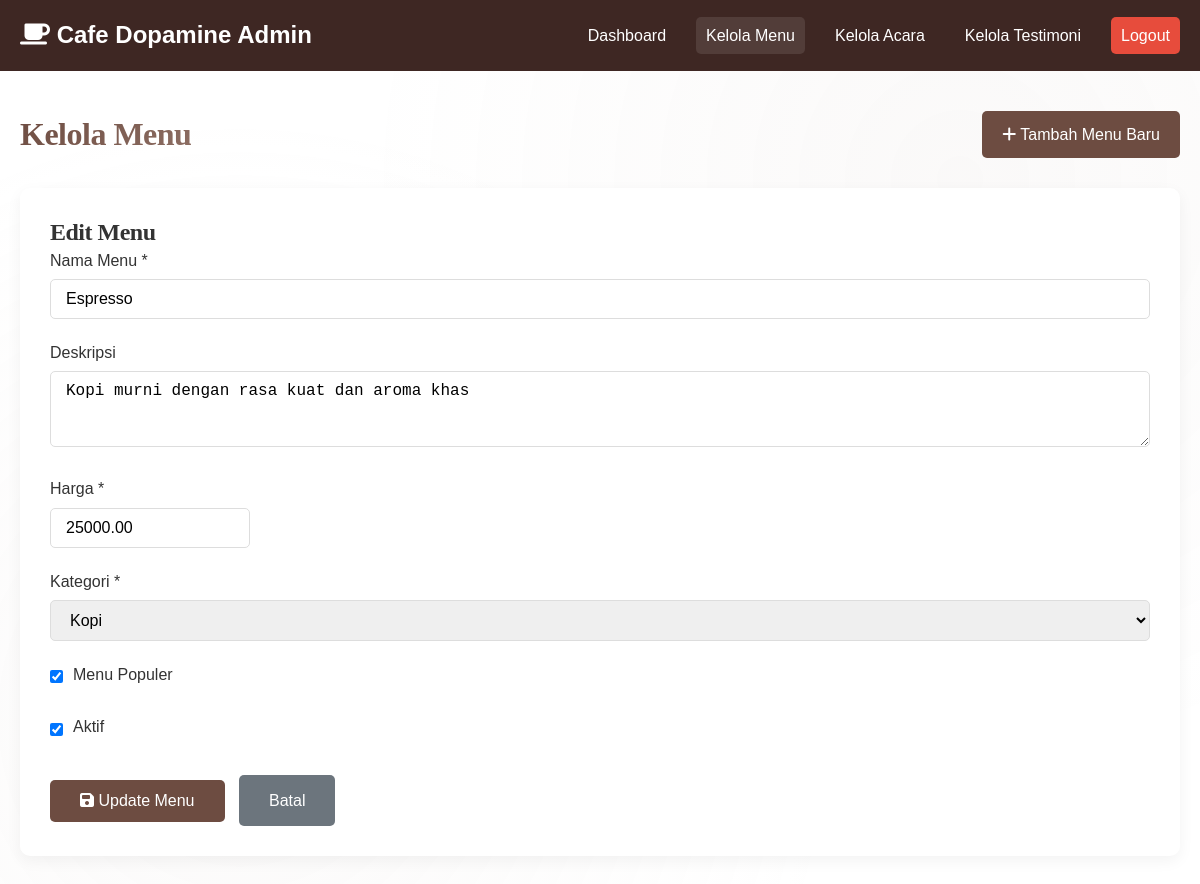
Page /admin/manage_menu.php?edit=1 (signed in) on the committed database.
### tables this page shows
CREATE TABLE `menu_items` (
  `id` int(11) NOT NULL,
  `name` varchar(100) NOT NULL,
  `description` text DEFAULT NULL,
  `price` decimal(10,2) NOT NULL,
  `category` enum('coffee','non-coffee','food','dessert') NOT NULL,
  `image` varchar(255) DEFAULT NULL,
  `is_popular` tinyint(1) DEFAULT 0,
  `is_active` tinyint(1) DEFAULT 1,
  `created_at` timestamp NOT NULL DEFAULT current_timestamp(),
  `updated_at` timestamp NOT NULL DEFAULT current_timestamp() ON UPDATE current_timestamp()
);

### admin/manage_menu.php (the view, shortened to what this page needs)
<?php
require_once '../includes/database.php';
?>
<!DOCTYPE html>
<html lang="id">
<head>
    <link rel="stylesheet" href="../css/style.css">
    <link rel="stylesheet" href="https://cdnjs.cloudflare.com/ajax/libs/font-awesome/6.4.0/css/all.min.css">
</head>
<body>
    <header class="admin-header">
        <div class="container">
            <nav class="admin-nav">
                <div class="admin-logo">
                    <i class="fas fa-coffee"></i> Cafe Dopamine Admin
                </div>
                <div class="admin-nav-links">
                    <a href="dashboard.php">Dashboard</a>
                    <a href="manage_menu.php" class="active">Kelola Menu</a>
                    <a href="manage_events.php">Kelola Acara</a>
                    <a href="manage_testimonials.php">Kelola Testimoni</a>
                    <a href="logout.php" class="logout-btn">Logout</a>
                </div>
            </nav>
        </div>
    </header>
    <main class="admin-container">
        <div class="admin-title">
            <h1>Kelola Menu</h1>
            <a href="manage_menu.php?action=add" class="btn-add">
                <i class="fas fa-plus"></i> Tambah Menu Baru
            </a>
        </div>
        <?php if (isset($_GET['action']) && $_GET['action'] === 'add'): ?>
            <div class="form-container">
                <h2>Tambah Menu Baru</h2>
                <form method="POST" action="">
                    <input type="hidden" name="action" value="add">
                    <div class="form-group">
                        <label for="name">Nama Menu *</label>
                        <input type="text" id="name" name="name" class="form-control" required>
                    </div>
                    <div class="form-group">
                        <label for="description">Deskripsi</label>
                        <textarea id="description" name="description" class="form-control" rows="3"></textarea>
                    </div>
                    <div class="form-group">
                        <label for="price">Harga *</label>
                        <input type="number" id="price" name="price" class="form-control price-input" min="0" step="100" required>
                    </div>
                    <div class="form-group">
                        <label for="category">Kategori *</label>
                        <select id="category" name="category" class="form-control" required>
                            <option value="coffee">Kopi</option>
                            <option value="non-coffee">Non-Kopi</option>
                            <option value="food">Makanan</option>
                            <option value="dessert">Dessert</option>
                        </select>
                    </div>
                    <div class="form-group">
                        <div class="checkbox-group">
                            <input type="checkbox" id="is_popular" name="is_popular" value="1">
                            <label for="is_popular">Menu Populer</label>
                        </div>
                    </div>
                    <div class="form-group">
                        <div class="checkbox-group">
                            <input type="checkbox" id="is_active" name="is_active" value="1" checked>
                            <label for="is_active">Aktif</label>
                        </div>
                    </div>
                    <div class="form-actions">
                        <button type="submit" class="btn-submit">
                            <i class="fas fa-save"></i> Simpan Menu
                        </button>
                        <a href="manage_menu.php" class="btn-cancel">Batal</a>
                    </div>
                </form>
            </div>
        <?php elseif (isset($_GET['edit'])):
            $id = intval($_GET['edit']);
            $result = $conn->query("SELECT * FROM menu_items WHERE id = $id");
            $menu_item = $result->fetch_assoc();
            if ($menu_item):
        ?>
            <div class="form-container">
                <h2>Edit Menu</h2>
                <form method="POST" action="">
                    <div class="form-group">
                        <label for="name">Nama Menu *</label>
                        <input type="text" id="name" name="name" class="form-control" value="<?php echo htmlspecialchars($menu_item['name']); ?>" required>
                    </div>
                    <div class="form-group">
                        <label for="description">Deskripsi</label>
                        <textarea id="description" name="description" class="form-control" rows="3"><?php echo htmlspecialchars($menu_item['description']); ?></textarea>
                    </div>
                    <div class="form-group">
                        <label for="price">Harga *</label>
                        <input type="number" id="price" name="price" class="form-control price-input" value="<?php echo $menu_item['price']; ?>" min="0" step="100" required>
                    </div>
                    <div class="form-group">
                        <label for="category">Kategori *</label>
                        <select id="category" name="category" class="form-control" required>
                            <option value="coffee" <?php echo $menu_item['category'] === 'coffee' ? 'selected' : ''; ?>>Kopi</option>
                        </select>
                    </div>
                    <div class="form-group">
                        <div class="checkbox-group">
                            <input type="checkbox" id="is_popular" name="is_popular" value="1" <?php echo $menu_item['is_popular'] ? 'checked' : ''; ?>>
                            <label for="is_popular">Menu Populer</label>
                        </div>
                    </div>
                    <div class="form-group">
                        <div class="checkbox-group">
                            <input type="checkbox" id="is_active" name="is_active" value="1" <?php echo $menu_item['is_active'] ? 'checked' : ''; ?>>
                            <label for="is_active">Aktif</label>
                        </div>
                    </div>
                    <div class="form-actions">
                        <button type="submit" class="btn-submit">
                            <i class="fas fa-save"></i> Update Menu
                        </button>
                        <a href="manage_menu.php" class="btn-cancel">Batal</a>
                    </div>
                </form>
            </div>
        <?php
            else:
                echo '<div class="message error">Menu item tidak ditemukan!</div>';
            endif;
        endif; ?>
    </main>
</body>
</html>

### css/style.css (style rules this page uses)
* { margin: 0; padding: 0; box-sizing: border-box; }
html { scroll-behavior: smooth; scroll-padding-top: 100px; }
:root { --primary-color: #6d4c41; --secondary-color: #a1887f; --accent-color: #d7ccc8; --light-color: #f5f5f5; --dark-color: #3e2723; --text-color: #333333; --text-light: #777777; --white: #ffffff; --shadow: 0 10px 30px rgba(0, 0, 0, 0.08); --shadow-hover: 0 20px 40px rgba(0, 0, 0, 0.15); --transition: all 0.4s cubic-bezier(0.175, 0.885, 0.32, 1.1); --border-radius: 16px; --gradient-primary: linear-gradient(135deg, #6d4c41 0%, #8d6e63 100%); --gradient-light: linear-gradient(135deg, #f9f5f3 0%, #f0e6e1 100%); }
body { font-family: 'Poppins', sans-serif; color: var(--text-color); background-color: var(--white); line-height: 1.7; overflow-x: hidden; position: relative; }
body::before { content: ''; position: fixed; top: 0; left: 0; width: 100%; height: 100%; background: radial-gradient(circle at 20% 80%, rgba(215, 204, 200, 0.1) 0%, transparent 50%), radial-gradient(circle at 80% 20%, rgba(161, 136, 127, 0.05) 0%, transparent 50%); pointer-events: none; z-index: -1; }
.container { width: 100%; max-width: 1200px; margin: 0 auto; padding: 0 20px; }
h1, h2, h3, h4 { font-family: 'Playfair Display', serif; font-weight: 700; line-height: 1.2; letter-spacing: -0.5px; }
h1 { background: var(--gradient-primary); -webkit-background-clip: text; -webkit-text-fill-color: transparent; background-clip: text; }
a { text-decoration: none; color: inherit; transition: var(--transition); }

### admin/manage_menu.php (style rules this page uses)
.admin-header { background-color: var(--dark-color); color: white; padding: 15px 0; position: sticky; top: 0; z-index: 100; }
.admin-nav { display: flex; justify-content: space-between; align-items: center; }
.admin-logo { font-size: 1.5rem; font-weight: 600; }
.admin-nav-links { display: flex; gap: 20px; }
.admin-nav-links a { color: white; padding: 5px 10px; border-radius: 5px; transition: var(--transition); }
.admin-nav-links a:hover, .admin-nav-links a.active { background-color: rgba(255,255,255,0.1); }
.logout-btn { background: #e74c3c; }
.admin-container { padding: 40px 20px; max-width: 1200px; margin: 0 auto; }
.admin-title { margin-bottom: 30px; color: var(--dark-color); display: flex; justify-content: space-between; align-items: center; }
.btn-add { background-color: var(--primary-color); color: white; padding: 10px 20px; border-radius: 5px; text-decoration: none; transition: var(--transition); }
.form-container { background: white; border-radius: 10px; padding: 30px; box-shadow: 0 5px 15px rgba(0,0,0,0.05); }
.form-group { margin-bottom: 20px; }
.form-group label { display: block; margin-bottom: 5px; font-weight: 500; }
.form-control { width: 100%; padding: 10px 15px; border: 1px solid #ddd; border-radius: 5px; font-size: 16px; transition: var(--transition); }
.checkbox-group { display: flex; align-items: center; gap: 10px; }
.checkbox-group input { width: auto; }
.btn-submit { background-color: var(--primary-color); color: white; border: none; padding: 12px 30px; border-radius: 5px; font-size: 16px; cursor: pointer; transition: var(--transition); }
.btn-cancel { background-color: #6c757d; color: white; border: none; padding: 12px 30px; border-radius: 5px; font-size: 16px; cursor: pointer; transition: var(--transition); text-decoration: none; display: inline-block; margin-left: 10px; }
.form-actions { margin-top: 30px; }
.price-input { max-width: 200px; }

### rows in the picture
menu_items: name "Espresso", description "Kopi murni dengan rasa kuat dan aroma khas", price "25000.00", category "Kopi", is_popular "☑", is_active "☑"
